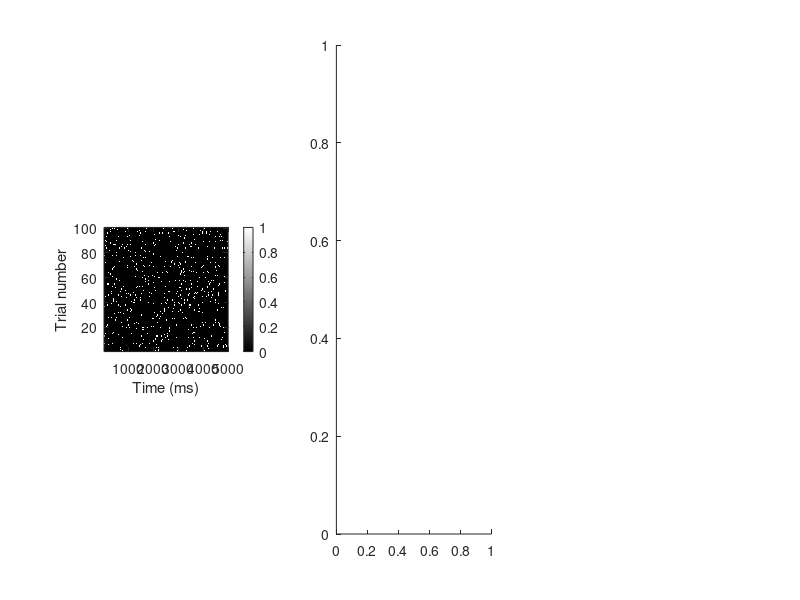

Recreate this plot in MATLAB. (Note: this script raises an error after producing the figure.)
% Simulate spike trains arising from a simple modulated Poisson process.

%% Setup
clear all
clc

%% Parameters
T = 5;            % duration (seconds)
dt = 1 / 1000;    % time bin (seconds)
rate = 40;        % mean rate (spikes/s)
var_gain = 0.1;   % variance of the gain
n_trials = 100;   % number of trials

% generate modulated Poisson process
x = unifrnd(0, 1, [n_trials, T / dt]);
r = 1 / var_gain;
s = var_gain;
G = repmat(gamrnd(r, s, [n_trials, 1]), 1, T / dt);
spike_train = double(x <= rate * G * dt);
% spike_train = double(x <= rate * dt);

% compute means and variances across trials
mean_trial = sum(spike_train, 2);
var_trial = var(spike_train, 0, 2) * (T / dt);

% plots    
subplot(1, 3, 1)
imagesc(spike_train); 
colormap('gray');
colorbar;
axis square; 
xlabel('Time (ms)')
ylabel('Trial number')
set(gca,'YDir','normal')

subplot(1, 3, 2)
histogram(mean_trial, 'Normalization', 'percentage')
xlabel('Mean firing rate (spikes/s)')
ylabel('Probability (%)')
axis square; 

subplot(1, 3, 3)
scatter(mean_trial, var_trial)
xlabel('Mean (spikes/s')
ylabel('Variance (spikes/s)^2')
set(gca,'YDir','normal', 'XScale', 'log', 'YScale', 'log')
xlim([min([mean_trial, var_trial], [], 'all') max([mean_trial, var_trial], [], 'all')])
ylim([min([mean_trial, var_trial], [], 'all') max([mean_trial, var_trial], [], 'all')])
axis square; 

%% Compute across-trial autocorrelation
across_trial_spikes = sum(spike_train, 1); % accross trial spike count
mean_spike_count = mean(spike_train, 1);
var_spike_count = var(spike_train, 0, 1);

R = xcorr(across_trial_spikes - mean_spike_count);
figure; plot(R)
